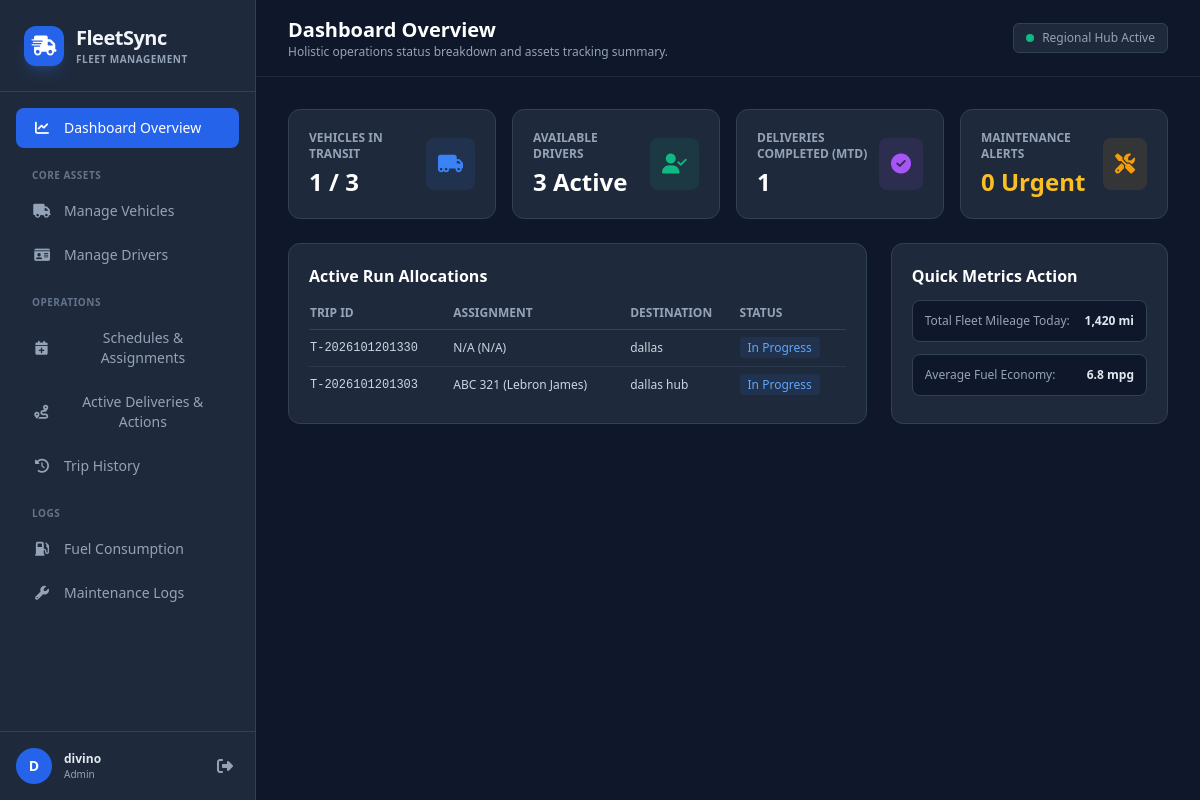
Screenshot of /fleet.php (signed in) with the database file from the repository.
### tables this page shows
CREATE TABLE `trips` (
  `id` int(11) NOT NULL AUTO_INCREMENT,
  `trip_number` varchar(50) NOT NULL,
  `driver_id` int(11) DEFAULT NULL,
  `vehicle_id` int(11) DEFAULT NULL,
  `origin` varchar(255) NOT NULL,
  `destination` varchar(255) NOT NULL,
  `departure_datetime` datetime DEFAULT NULL,
  `arrival_datetime` datetime DEFAULT NULL,
  `cargo` varchar(255) NOT NULL,
  `distance` decimal(10,2) DEFAULT NULL,
  `fuel_used` decimal(10,2) DEFAULT NULL,
  `status` varchar(50) NOT NULL,
  `remarks` text DEFAULT NULL,
  `created_at` timestamp NOT NULL DEFAULT current_timestamp(),
  `updated_at` timestamp NOT NULL DEFAULT current_timestamp() ON UPDATE current_timestamp(),
  PRIMARY KEY (`id`),
  UNIQUE KEY `unique_trip_number` (`trip_number`)
);

CREATE TABLE `vehicles` (
  `id` bigint(20) unsigned NOT NULL AUTO_INCREMENT,
  `plate_number` varchar(20) NOT NULL,
  `vehicle_type` varchar(50) NOT NULL,
  `brand` varchar(50) NOT NULL,
  `model` varchar(50) NOT NULL,
  `capacity` varchar(30) NOT NULL,
  `status` enum('Available','In Use','Under Maintenance','Retired') NOT NULL DEFAULT 'Available',
  `mileage` int(10) unsigned NOT NULL DEFAULT 0,
  `registration_date` date NOT NULL,
  `insurance_expiry` date DEFAULT NULL,
  `created_at` timestamp NOT NULL DEFAULT current_timestamp(),
  `updated_at` timestamp NOT NULL DEFAULT current_timestamp() ON UPDATE current_timestamp(),
  PRIMARY KEY (`id`),
  UNIQUE KEY `plate_number` (`plate_number`),
  KEY `idx_status` (`status`),
  KEY `idx_plate` (`plate_number`)
);

CREATE TABLE `drivers` (
  `id` bigint(20) unsigned NOT NULL AUTO_INCREMENT,
  `name` varchar(100) NOT NULL,
  `license_no` varchar(30) NOT NULL,
  `license_expiry` date NOT NULL,
  `contact` varchar(20) NOT NULL,
  `address` text NOT NULL,
  `employment_status` enum('Full-Time','Part-Time','Contractor','Seasonal') NOT NULL DEFAULT 'Full-Time',
  `date_hired` date NOT NULL,
  `created_at` timestamp NOT NULL DEFAULT current_timestamp(),
  `updated_at` timestamp NOT NULL DEFAULT current_timestamp() ON UPDATE current_timestamp(),
  PRIMARY KEY (`id`),
  UNIQUE KEY `license_no` (`license_no`),
  KEY `idx_employment_status` (`employment_status`),
  KEY `idx_license_expiry` (`license_expiry`)
);

### fleet.php (the view, shortened to what this page needs)
<?php
require_once 'db_connect.php';
$userName = $_SESSION['user_name'] ?? 'Fleet Manager';
$userRole = $_SESSION['user_role'] ?? 'Fleet Manager';
$nameParts = explode(' ', $userName);
$initials = (isset($nameParts[0][0]) ? strtoupper($nameParts[0][0]) : '') . (isset($nameParts[1][0]) ? strtoupper($nameParts[1][0]) : '');
try {
    $stmt = $pdo->query("SELECT * FROM vehicles ORDER BY created_at DESC");
    $vehicles = $stmt->fetchAll();
    $driverStmt = $pdo->query("SELECT * FROM drivers ORDER BY created_at DESC");
    $drivers = $driverStmt->fetchAll();
    $tripStmt = $pdo->query("SELECT t.*, d.name as driver_name, v.plate_number as vehicle_plate
                             FROM trips t
                             LEFT JOIN drivers d ON t.driver_id = d.id
                             LEFT JOIN vehicles v ON t.vehicle_id = v.id
                             ORDER BY t.created_at DESC");
    $trips = $tripStmt->fetchAll();
    $vehicles_in_transit = 0;
    foreach ($vehicles as $vehicle) {
        if ($vehicle['status'] === 'In Use') {
            $vehicles_in_transit++;
        }
    }
    $total_vehicles = count($vehicles);
    $available_drivers = 0;
    foreach($drivers as $driver) {
        if (in_array($driver['employment_status'], ['Full-Time', 'Part-Time', 'Contractor'])) {
            $available_drivers++;
        }
    }
    $completed_deliveries_mtd = $pdo->query("SELECT COUNT(id) FROM trips WHERE status = 'Completed' AND MONTH(arrival_datetime) = MONTH(CURRENT_DATE()) AND YEAR(arrival_datetime) = YEAR(CURRENT_DATE())")->fetchColumn();
    $maintenance_alerts = $pdo->query("SELECT COUNT(id) FROM maintenance_logs WHERE status = 'Scheduled' AND scheduled_date <= CURDATE() + INTERVAL 7 DAY")->fetchColumn();
    $active_trips = array_filter($trips, fn($trip) => in_array($trip['status'], ['In Progress', 'Pending']));
} catch (PDOException $e) {
    $error = "Database error: " . $e->getMessage();
    die($error);
}
?>
<!DOCTYPE html>
<html lang="en">
<head>
    <script src="https://cdn.tailwindcss.com"></script>
    <link rel="stylesheet" href="https://cdnjs.cloudflare.com/ajax/libs/font-awesome/6.4.0/css/all.min.css">
</head>
<body class="bg-slate-900 text-slate-100 font-sans min-h-screen flex flex-col md:flex-row">
    <aside id="sidebar" class="fixed inset-y-0 left-0 transform -translate-x-full md:relative md:translate-x-0 transition-transform duration-300 ease-in-out w-64 bg-slate-800 border-r border-slate-700 flex flex-col z-40 h-[calc(100vh-65px)] md:h-screen pt-4 md:pt-0 shrink-0">
        <div class="hidden md:flex items-center space-x-3 p-6 border-b border-slate-700">
            <div class="flex items-center justify-center w-10 h-10 rounded-xl bg-blue-600 text-white text-xl shadow-lg shadow-blue-500/20">
                <i class="fa-solid fa-truck-fast"></i>
            </div>
            <div>
                <h1 class="text-xl font-bold tracking-tight">FleetSync</h1>
                <p class="text-[10px] text-slate-400 font-semibold tracking-wider uppercase">Fleet Management</p>
            </div>
        </div>
        <nav class="flex-1 p-4 space-y-1 overflow-y-auto">
            <button onclick="switchView('dashboard')" id="nav-dashboard" class="w-full flex items-center space-x-3 px-4 py-2.5 rounded-lg bg-blue-600 text-white font-medium text-sm transition-all nav-btn">
                <i class="fa-solid fa-chart-line w-5"></i>
                <span>Dashboard Overview</span>
            </button>
            <div class="pt-4 pb-1 px-4 text-[10px] font-bold text-slate-500 uppercase tracking-wider">Core Assets</div>
            <button onclick="switchView('vehicles')" id="nav-vehicles" class="w-full flex items-center space-x-3 px-4 py-2.5 rounded-lg text-slate-400 hover:bg-slate-700/50 hover:text-slate-200 font-medium text-sm transition-all nav-btn">
                <i class="fa-solid fa-truck w-5"></i>
                <span>Manage Vehicles</span>
            </button>
            <button onclick="switchView('drivers')" id="nav-drivers" class="w-full flex items-center space-x-3 px-4 py-2.5 rounded-lg text-slate-400 hover:bg-slate-700/50 hover:text-slate-200 font-medium text-sm transition-all nav-btn">
                <i class="fa-solid fa-id-card w-5"></i>
                <span>Manage Drivers</span>
            </button>
            <div class="pt-4 pb-1 px-4 text-[10px] font-bold text-slate-500 uppercase tracking-wider">Operations</div>
            <button onclick="switchView('trips')" id="nav-trips" class="w-full flex items-center space-x-3 px-4 py-2.5 rounded-lg text-slate-400 hover:bg-slate-700/50 hover:text-slate-200 font-medium text-sm transition-all nav-btn">
                <i class="fa-solid fa-calendar-plus w-5"></i>
                <span>Schedules & Assignments</span>
            </button>
            <button onclick="switchView('tracking')" id="nav-tracking" class="w-full flex items-center space-x-3 px-4 py-2.5 rounded-lg text-slate-400 hover:bg-slate-700/50 hover:text-slate-200 font-medium text-sm transition-all nav-btn">
                <i class="fa-solid fa-route w-5"></i>
                <span>Active Deliveries & Actions</span>
            </button>
            <button onclick="switchView('history')" id="nav-history" class="w-full flex items-center space-x-3 px-4 py-2.5 rounded-lg text-slate-400 hover:bg-slate-700/50 hover:text-slate-200 font-medium text-sm transition-all nav-btn">
                <i class="fa-solid fa-clock-rotate-left w-5"></i>
                <span>Trip History</span>
            </button>
            <div class="pt-4 pb-1 px-4 text-[10px] font-bold text-slate-500 uppercase tracking-wider">Logs</div>
            <button onclick="switchView('fuel')" id="nav-fuel" class="w-full flex items-center space-x-3 px-4 py-2.5 rounded-lg text-slate-400 hover:bg-slate-700/50 hover:text-slate-200 font-medium text-sm transition-all nav-btn">
                <i class="fa-solid fa-gas-pump w-5"></i>
                <span>Fuel Consumption</span>
            </button>
            <button onclick="switchView('maintenance')" id="nav-maintenance" class="w-full flex items-center space-x-3 px-4 py-2.5 rounded-lg text-slate-400 hover:bg-slate-700/50 hover:text-slate-200 font-medium text-sm transition-all nav-btn">
                <i class="fa-solid fa-wrench w-5"></i>
                <span>Maintenance Logs</span>
            </button>
        </nav>
        <div class="p-4 border-t border-slate-700 bg-slate-850 flex items-center justify-between">
            <div class="flex items-center space-x-3 overflow-hidden">
                <div class="w-9 h-9 rounded-full bg-blue-600 flex items-center justify-center text-sm font-bold text-white shrink-0">
                    <?= htmlspecialchars($initials) ?>
                </div>
                <div class="truncate">
                    <p class="text-xs font-semibold text-slate-200 truncate"><?= htmlspecialchars($userName) ?></p>
                    <p class="text-[10px] text-slate-400 font-medium"><?= htmlspecialchars($userRole) ?></p>
                </div>
            </div>
            <a href="index.php" class="text-slate-400 hover:text-red-400 p-1.5 transition-colors" title="Sign Out">
                <i class="fa-solid fa-right-from-bracket"></i>
            </a>
        </div>
    </aside>
    <main class="flex-1 min-w-0 flex flex-col h-screen overflow-y-auto">
        <header class="hidden md:flex items-center justify-between px-8 py-4 bg-slate-900 border-b border-slate-800 shrink-0">
            <div>
                <h2 id="page-title" class="text-xl font-bold text-white">Dashboard Overview</h2>
                <p id="page-subtitle" class="text-xs text-slate-400">Holistic operations status breakdown and assets tracking summary.</p>
            </div>
            <div class="text-xs text-slate-400 bg-slate-800 px-3 py-1.5 rounded-md border border-slate-700 flex items-center gap-2">
                <span class="w-2 h-2 rounded-full bg-emerald-500 animate-pulse"></span>
                Regional Hub Active
            </div>
        </header>
        <div class="p-4 sm:p-6 lg:p-8 flex-1 max-w-7xl w-full mx-auto">
            <section id="view-dashboard" class="space-y-6 dashboard-view">
                <div class="grid grid-cols-1 sm:grid-cols-2 lg:grid-cols-4 gap-4">
                    <div class="bg-slate-800 p-5 rounded-xl border border-slate-700 flex items-center justify-between">
                        <div>
                            <p class="text-xs font-semibold text-slate-400 uppercase">Vehicles In Transit</p>
                            <h3 class="text-2xl font-bold text-white mt-1"><?= $vehicles_in_transit ?> / <?= $total_vehicles ?></h3>
                        </div>
                        <div class="p-3 bg-blue-500/10 text-blue-500 rounded-lg"><i class="fa-solid fa-truck-moving text-xl"></i></div>
                    </div>
                    <div class="bg-slate-800 p-5 rounded-xl border border-slate-700 flex items-center justify-between">
                        <div>
                            <p class="text-xs font-semibold text-slate-400 uppercase">Available Drivers</p>
                            <h3 class="text-2xl font-bold text-white mt-1"><?= $available_drivers ?> Active</h3>
                        </div>
                        <div class="p-3 bg-emerald-500/10 text-emerald-500 rounded-lg"><i class="fa-solid fa-user-check text-xl"></i></div>
                    </div>
                    <div class="bg-slate-800 p-5 rounded-xl border border-slate-700 flex items-center justify-between">
                        <div>
                            <p class="text-xs font-semibold text-slate-400 uppercase">Deliveries Completed (MTD)</p>
                            <h3 class="text-2xl font-bold text-white mt-1"><?= $completed_deliveries_mtd ?></h3>
                        </div>
                        <div class="p-3 bg-purple-500/10 text-purple-500 rounded-lg"><i class="fa-solid fa-circle-check text-xl"></i></div>
                    </div>
                    <div class="bg-slate-800 p-5 rounded-xl border border-slate-700 flex items-center justify-between">
                        <div>
                            <p class="text-xs font-semibold text-slate-400 uppercase">Maintenance Alerts</p>
                            <h3 class="text-2xl font-bold text-amber-400 mt-1"><?= $maintenance_alerts ?> Urgent</h3>
                        </div>
                        <div class="p-3 bg-amber-500/10 text-amber-500 rounded-lg"><i class="fa-solid fa-screwdriver-wrench text-xl"></i></div>
                    </div>
                </div>
                <div class="grid grid-cols-1 lg:grid-cols-3 gap-6">
                    <div class="bg-slate-800 p-5 rounded-xl border border-slate-700 lg:col-span-2 space-y-4 min-h-[150px]">
                        <h4 class="font-bold text-white">Active Run Allocations</h4>
                        <div class="overflow-x-auto">
                            <table class="w-full text-left text-xs">
                                <thead>
                                    <tr class="text-slate-400 border-b border-slate-700 uppercase font-bold"><th class="pb-2">Trip ID</th><th class="pb-2">Assignment</th><th class="pb-2">Destination</th><th class="pb-2">Status</th></tr>
                                </thead>
                                <tbody class="divide-y divide-slate-700/60 text-slate-300">
                                    <?php if (empty($active_trips)): ?>
                                        <tr><td colspan="4" class="py-4 text-center text-slate-400">No active runs at the moment.</td></tr>
                                    <?php else: ?>
                                        <?php foreach (array_slice($active_trips, 0, 5) as $trip):  ?>
                                            <?php
                                                $status = htmlspecialchars($trip['status']);
                                                $statusColor = ($status === 'In Progress') ? 'blue' : 'amber';
                                            ?>
                                            <tr>
                                                <td class="py-2.5 font-mono"><?= htmlspecialchars($trip['trip_number']) ?></td>
                                                <td class="py-2.5"><?= htmlspecialchars($trip['vehicle_plate'] ?? 'N/A') ?> (<?= htmlspecialchars($trip['driver_name'] ?? 'N/A') ?>)</td>
                                                <td class="py-2.5"><?= htmlspecialchars($trip['destination']) ?></td>
                                                <td><span class="px-2 py-0.5 bg-<?= $statusColor ?>-500/10 text-<?= $statusColor ?>-400 rounded"><?= $status ?></span></td>
                                            </tr>
                                        <?php endforeach; ?>
                                    <?php endif; ?>
                                </tbody>
                            </table>
                        </div>
                    </div>
                    <div class="bg-slate-800 p-5 rounded-xl border border-slate-700 space-y-3">
                        <h4 class="font-bold text-white">Quick Metrics Action</h4>
                        <div class="p-3 bg-slate-900 rounded-lg border border-slate-700 text-xs flex justify-between">
                            <span class="text-slate-400">Total Fleet Mileage Today:</span><span class="font-bold text-slate-200">1,420 mi</span>
                        </div>
                        <div class="p-3 bg-slate-900 rounded-lg border border-slate-700 text-xs flex justify-between">
                            <span class="text-slate-400">Average Fuel Economy:</span><span class="font-bold text-slate-200">6.8 mpg</span>
                        </div>
                    </div>
                </div>
            </section>
        </div>
    </main>
</body>
</html>

### rows the page displays
trips: trip_number "T-2026101201330", vehicle_plate "N/A", driver_name "N/A", destination "dallas", status "In Progress"
trips: trip_number "T-2026101201303", vehicle.plate_number "ABC 321", driver.name "Lebron James", destination "dallas hub", status "In Progress"

### other values shown
$initials "D"
$userName "divino"
$userRole "Admin"
$vehicles_in_transit "1"
$total_vehicles "3"
$available_drivers "3"
$completed_deliveries_mtd "1"
$maintenance_alerts "0"
